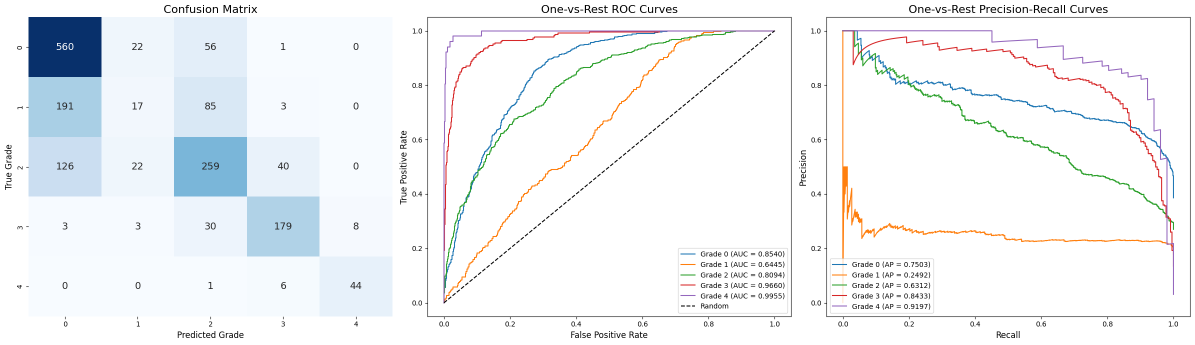
#> input picture notebooks/extracted_images/img_0.png, 2390 x 690 px (shown at 1/2 size)
$ python -i app.py   (imports and definitions only)
#> lines starting #> are read from the running program, lines starting #| are printed output that depends on the picture
from __future__ import annotations

import math
import secrets
from pathlib import Path

import cv2
import numpy as np
from fastapi import FastAPI, File, HTTPException, Query, UploadFile
from fastapi.responses import FileResponse, Response


APP_DIR = Path(__file__).resolve().parent
MAX_UPLOAD_BYTES = 20 * 1024 * 1024
OUTPUT_SIZE = 384

# [4 lines not run here, left out]


def apply_clahe_1_25(image_rgb: np.ndarray) -> np.ndarray:
    lab = cv2.cvtColor(image_rgb, cv2.COLOR_RGB2LAB)
#> lab: shape (690, 2390, 3); mean of channels 0, 1, 2 244.2, 127.9, 126.5
    lightness, channel_a, channel_b = cv2.split(lab)
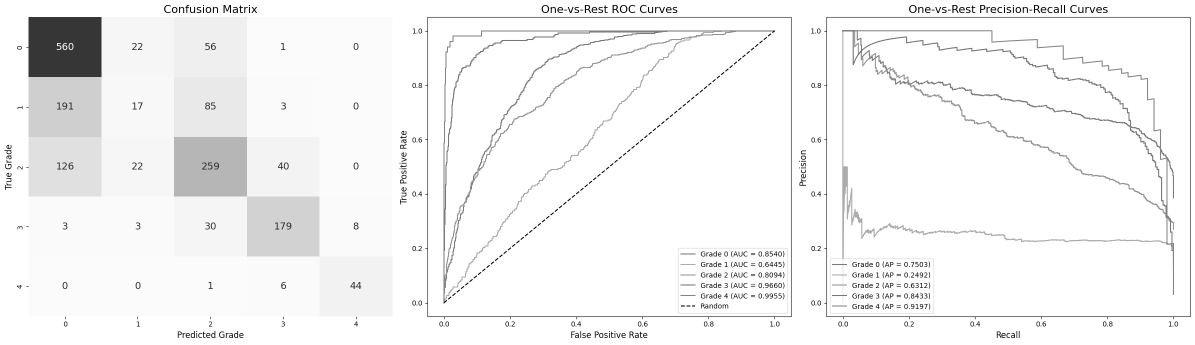
#> lightness: shape (690, 2390) (shown at 1/2 size); min 0, max 255, mean 244.2
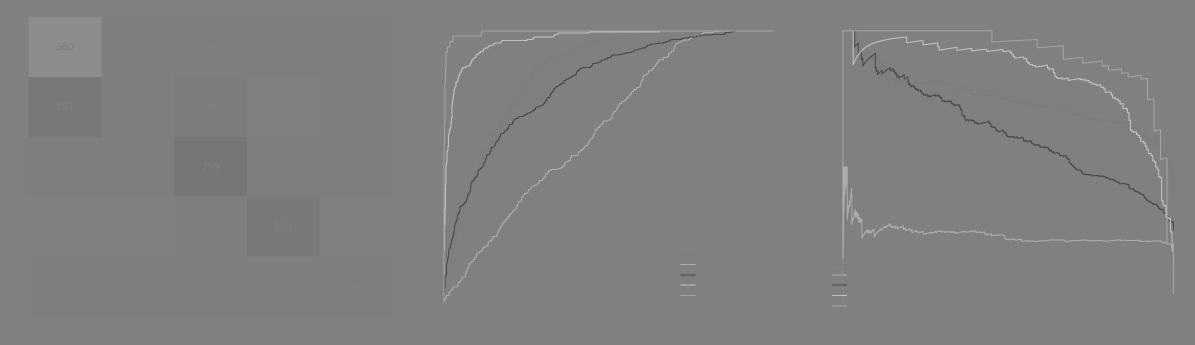
#> channel_a: shape (690, 2390) (shown at 1/2 size); min 74, max 193, mean 127.9
    clahe = cv2.createCLAHE(clipLimit=1.25, tileGridSize=(8, 8))
    enhanced = clahe.apply(lightness)
    return cv2.cvtColor(
        cv2.merge((enhanced, channel_a, channel_b)),
        cv2.COLOR_LAB2RGB,
    )


# [16 lines left out: function square_pad, not called in this run]


def adjust_brightness(image_rgb: np.ndarray, factor: float) -> np.ndarray:
    return np.clip(image_rgb.astype(np.float32) * factor, 0, 255).astype(np.uint8)


# [88 lines left out: functions adjust_contrast, random_erasing, augment_roi, decode_image, not called in this run]


# [3 lines that did not run here, left out]


# [7 lines that did not run here, left out]


# [28 lines not run here, left out]

>>> import cv2
>>> picture = cv2.cvtColor(cv2.imread('../../notebooks/extracted_images/img_0.png'), cv2.COLOR_BGR2RGB)
>>> result = apply_clahe_1_25(picture)

$ run again, on notebooks/extracted_images/img_2.png
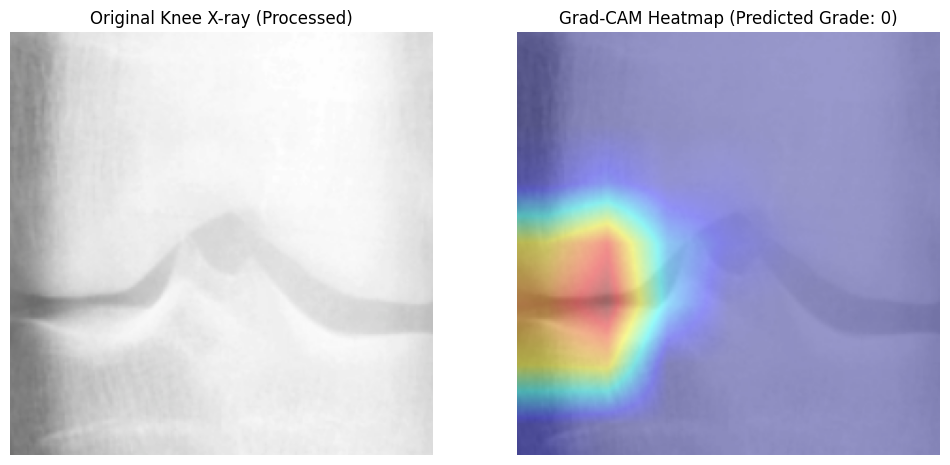
#> input picture notebooks/extracted_images/img_2.png, 950 x 465 px
#> lab: shape (465, 950, 3); mean of channels 0, 1, 2 203.2, 132, 119.2
#> in apply_clahe_1_25, `lightness, channel_a, channel_b = cv2.split(lab)`:
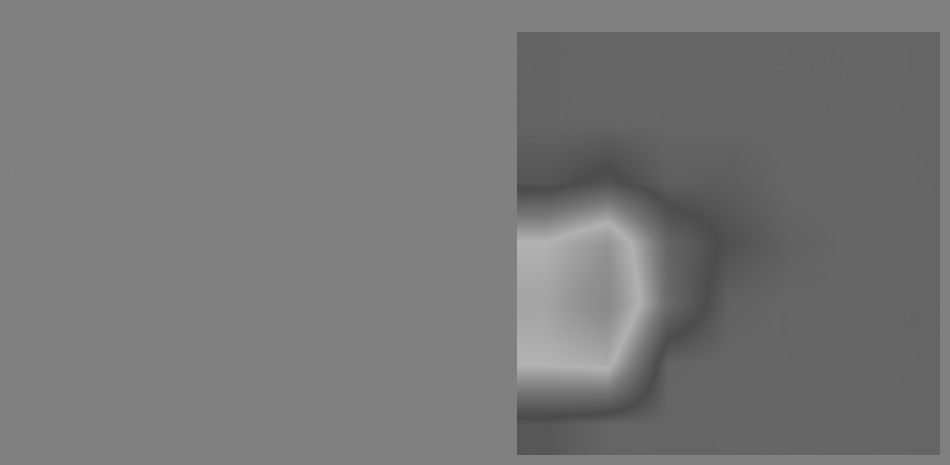
#> channel_b: shape (465, 950); min 74, max 179, mean 119.2
#> in apply_clahe_1_25, `return cv2.cvtColor( cv2.merge((enhanced, channel_a, channel_b)), cv2...`:
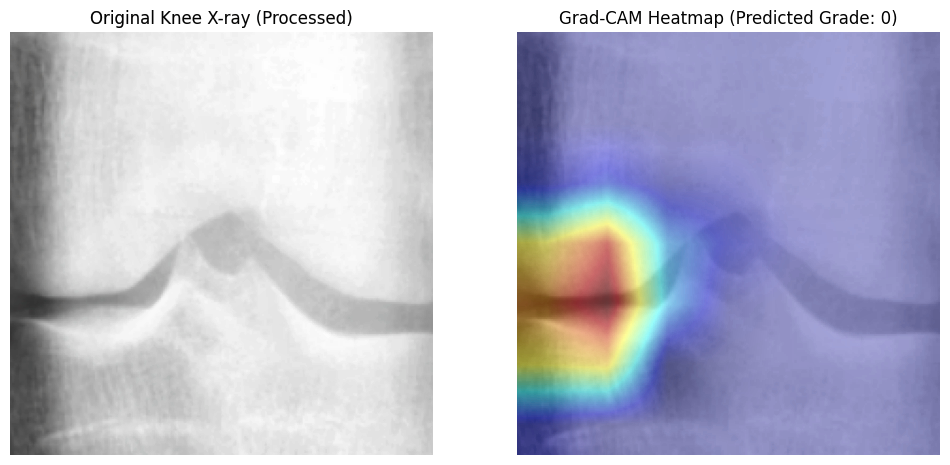
#> returned value: shape (465, 950, 3); mean R, G, B 188.1, 189.2, 206

$ run again, on notebooks/extracted_images/img_3.png
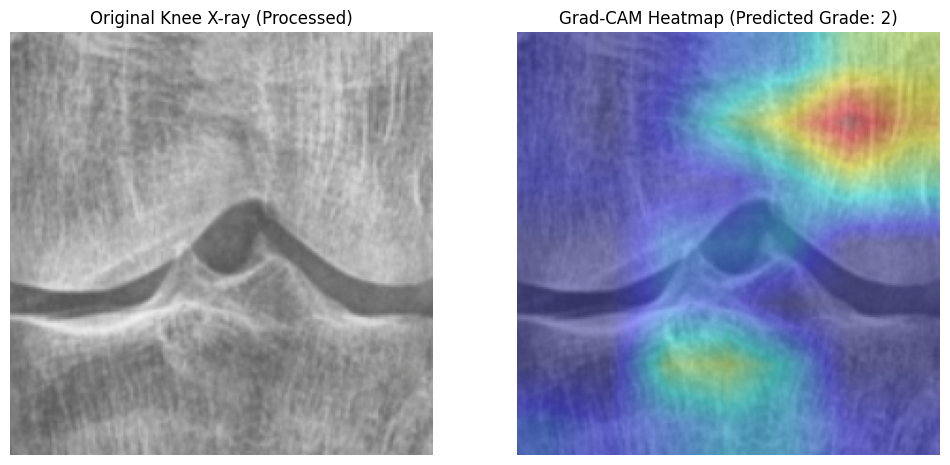
#> input picture notebooks/extracted_images/img_3.png, 950 x 465 px
#> lab: shape (465, 950, 3); mean of channels 0, 1, 2 167.1, 130.7, 117.7
#> in apply_clahe_1_25, `lightness, channel_a, channel_b = cv2.split(lab)`:
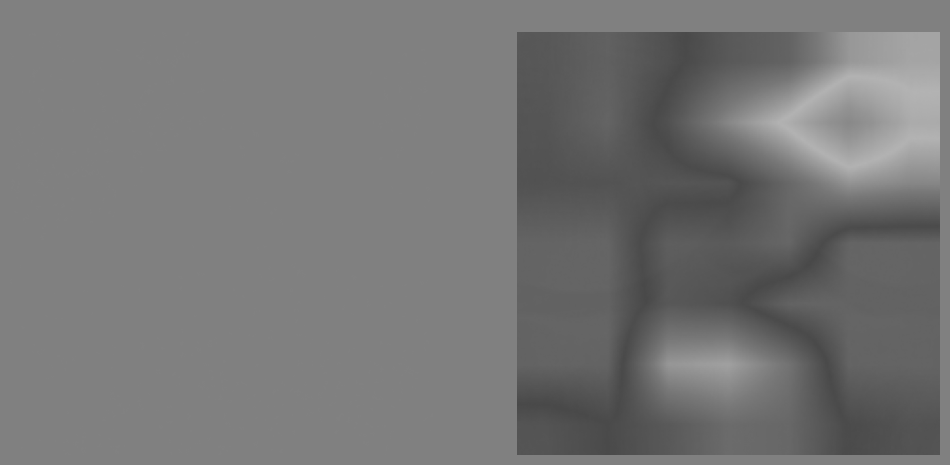
#> channel_b: shape (465, 950); min 73, max 179, mean 117.7
#> in apply_clahe_1_25, `return cv2.cvtColor( cv2.merge((enhanced, channel_a, channel_b)), cv2...`:
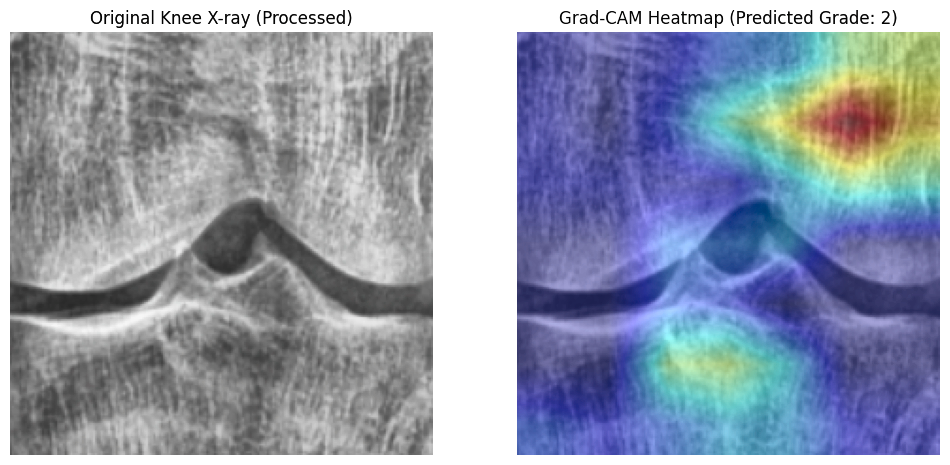
#> returned value: shape (465, 950, 3); mean R, G, B 146.8, 155.3, 172.7
